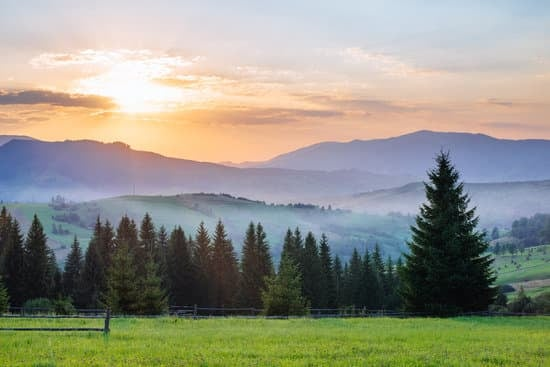
%> input picture Project/landscape.jpg, 550 x 367 px
$ octave --eval "result = triangle_bead_mosaic(imread('landscape.jpg'));"   (GNU Octave 9; MATLAB toolbox functions it lacks are replaced by stand-ins)
%> lines starting %> are read from the running program, lines starting %| are printed output that depends on the picture
### Project/set_defaults.m

function s = set_defaults(s, varargin)
for i=1:2:numel(varargin)
    k = varargin{i};
    v = varargin{i+1};
    if ~isfield(s,k)
        s.(k) = v;
    end
end
end

### Project/read_any_image.m

function I = read_any_image(imgIn)
if ischar(imgIn) || isstring(imgIn)
    I = imread(imgIn);
else
    I = imgIn;
end
if size(I,3)==1
    I = repmat(I,1,1,3);
end
end

### Project/im2double_safe.m

function I = im2double_safe(I)
% im2double utan IPT
if isa(I,'double')
    return;
end
if isa(I,'uint8')
    I = double(I)/255;
elseif isa(I,'uint16')
    I = double(I)/65535;
else
    I = double(I);
    mx = max(I(:));
    if mx > 1
        I = I / mx;
    end
end
end

### Project/imresize_safe.m

function J = imresize_safe(I, arg)
% imresize_safe: använder imresize om det finns, annars interp2-resize.
% arg kan vara skalfaktor (scalar) eller [newH newW].

if exist('imresize','file') == 2
    if isscalar(arg)
        J = imresize(I, arg, "bicubic");
    else
        J = imresize(I, arg, "bicubic");
    end
    return;
end

I = im2double_safe(I);
[H,W,C] = size(I);

if isscalar(arg)
    newH = max(1, round(H*arg));
    newW = max(1, round(W*arg));
else
    newH = arg(1); newW = arg(2);
end

[xq,yq] = meshgrid(linspace(1,W,newW), linspace(1,H,newH));
[x,y]   = meshgrid(1:W, 1:H);

J = zeros(newH,newW,C);
for c=1:C
    J(:,:,c) = interp2(x,y,I(:,:,c),xq,yq,'linear',0);
end
J = min(max(J,0),1);
end

### Project/rgb2lab_safe.m

function Lab = rgb2lab_safe(RGB)
% Fallback om rgb2lab (Image Processing Toolbox) saknas.
if exist('rgb2lab','file') == 2
    Lab = rgb2lab(RGB);
    return;
end

RGB = im2double_safe(RGB);
RGB = srgb2linear(RGB);

M = [0.4124564 0.3575761 0.1804375;
     0.2126729 0.7151522 0.0721750;
     0.0193339 0.1191920 0.9503041];

isNx3 = ismatrix(RGB) && size(RGB,2)==3 && ndims(RGB)==2;
if isNx3
    XYZ = RGB * M.';
else
    XYZ = reshape(RGB,[],3) * M.';
end

Xn = 0.95047; Yn = 1.00000; Zn = 1.08883;
x = XYZ(:,1)/Xn; y = XYZ(:,2)/Yn; z = XYZ(:,3)/Zn;

f = @(t) ((t > (6/29)^3).*t.^(1/3) + (t <= (6/29)^3).*(t/(3*(6/29)^2) + 4/29));
fx = f(x); fy = f(y); fz = f(z);

L = 116*fy - 16;
a = 500*(fx - fy);
b = 200*(fy - fz);

LabN = [L a b];
if isNx3
    Lab = LabN;
else
    Lab = reshape(LabN, size(RGB,1), size(RGB,2), 3);
end
end

% [7 lines left out: function srgb2linear, not called in this run]

### Project/make_global_palette_fps.m

function paletteLab = make_global_palette_fps(N, poolSize, seed)
% Global palett som täcker färgrymden (greedy farthest-point sampling) i Lab.

rng(seed);
RGB = rand(poolSize,3);
LAB = rgb2lab_safe(RGB);

% Start: slumpad punkt
paletteLab = LAB(randi(poolSize),:);

% Håll minsta kvadrerade avståndet till nuvarande palett för varje punkt
minD2 = lab_min_dist2(LAB, paletteLab(1,:));

for k = 2:N
    % välj punkten som maximerar minsta avståndet
    [~, i] = max(minD2);
    paletteLab = [paletteLab; LAB(i,:)]; %#ok<AGROW>

    % uppdatera minD2 med avstånd till den nya punkten
    d2new = lab_min_dist2(LAB, paletteLab(end,:));
    minD2 = min(minD2, d2new);
end
end

function d2 = lab_min_dist2(LAB, p)
dL = LAB(:,1) - p(1);
da = LAB(:,2) - p(2);
db = LAB(:,3) - p(3);
d2 = dL.^2 + da.^2 + db.^2;
end

### Project/render_triangle_mosaic.m

function [outRGB, idxMap] = render_triangle_mosaic(Ilab, paletteLab, side)
[H,W,~] = size(Ilab);
outRGB = zeros(H,W,3);
idxMap = zeros(H,W);

h  = side*sqrt(3)/2;
dx = side/2;
nY = ceil(H/h);
nX = ceil(W/dx);

paletteRGB = lab2rgb_safe(paletteLab);

for iy = 1:nY
    y0 = (iy-1)*h;
    for ix = 1:nX
        x0 = (ix-1)*dx;

        up = mod(ix+iy,2)==0;
        % Triangel-vertices
        vx = [x0, x0+side/2, x0+side] + 1;
        if up
            vy = [y0+h, y0, y0+h] + 1;
        else
            vy = [y0, y0+h, y0] + 1;
        end

        % Centroid (medel av hörn)
        cx = round(mean(vx));
        cy = round(mean(vy));

        if cx < 1 || cx > W || cy < 1 || cy > H
            continue;
        end

        lab = squeeze(Ilab(cy,cx,:))';  % 1x3

        dL = paletteLab(:,1) - lab(1);
        da = paletteLab(:,2) - lab(2);
        db = paletteLab(:,3) - lab(3);
        dE2 = dL.^2 + da.^2 + db.^2;
        [~, idx] = min(dE2);

        % Rita triangeln genom att fylla en bounding box och testa barycentriskt
        xmin = max(1, floor(min(vx))); xmax = min(W, ceil(max(vx)));
        ymin = max(1, floor(min(vy))); ymax = min(H, ceil(max(vy)));

        [Xg,Yg] = meshgrid(xmin:xmax, ymin:ymax);
        mask = pointInTri(Xg, Yg, vx, vy);

        for c = 1:3
            tmp = outRGB(ymin:ymax, xmin:xmax, c);
            tmp(mask) = paletteRGB(idx,c);
            outRGB(ymin:ymax, xmin:xmax, c) = tmp;
        end
        tmpI = idxMap(ymin:ymax, xmin:xmax);
        tmpI(mask) = idx;
        idxMap(ymin:ymax, xmin:xmax) = tmpI;
    end
end

outRGB = min(max(outRGB,0),1);
end

% [13 lines left out: function pointInTri, not called in this run]

### Project/lab2rgb_safe.m

function RGB = lab2rgb_safe(Lab)
% Fallback om lab2rgb (Image Processing Toolbox) saknas.
if exist('lab2rgb','file') == 2
    RGB = lab2rgb(Lab);
    return;
end

isNx3 = ismatrix(Lab) && size(Lab,2)==3 && ndims(Lab)==2;
if isNx3
    L = Lab(:,1); a = Lab(:,2); b = Lab(:,3);
else
    L = Lab(:,:,1); a = Lab(:,:,2); b = Lab(:,:,3);
    L = L(:); a = a(:); b = b(:);
end

fy = (L + 16)/116;
fx = fy + a/500;
fz = fy - b/200;

finv = @(t) ((t > 6/29).*t.^3 + (t <= 6/29).*(3*(6/29)^2*(t - 4/29)));
x = finv(fx); y = finv(fy); z = finv(fz);

Xn = 0.95047; Yn = 1.00000; Zn = 1.08883;
X = x*Xn; Y = y*Yn; Z = z*Zn;

Minv = [ 3.2404542 -1.5371385 -0.4985314;
        -0.9692660  1.8760108  0.0415560;
         0.0556434 -0.2040259  1.0572252];

RGBlin = [X Y Z] * Minv.';
RGB = linear2srgb(RGBlin);
RGB = min(max(RGB,0),1);

if isNx3
    % keep Nx3
else
    sz = size(Lab);
    H = sz(1); W = sz(2);
    RGB = reshape(RGB, H, W, 3);
end
end

% [7 lines left out: function linear2srgb, not called in this run]

### Project/triangle_bead_mosaic.m

function out = triangle_bead_mosaic(imgIn, opts)
if nargin < 2, opts = struct(); end
opts = set_defaults(opts, ...
    "Wout", 1200, ...
    "minW", 600, "maxW", 3000, ...
    "side", 18, ...
    "paletteN", 100, ...
    "paletteMode", "global", ...
    "paletteSeed", 1, ...
    "globalPoolSize", 50000);

I = read_any_image(imgIn);
%> in read_any_image, I is the input picture: size 367x550x3 uint8; mean R, G, B 148.1, 148.2, 134.9
I = im2double_safe(I);

% --- scale rules ---
[H,W,~] = size(I);
if W > opts.maxW
    I = imresize_safe(I, opts.maxW/W);
elseif W < opts.minW
    warning("Image enlarged – quality may decrease");
    I = imresize_safe(I, opts.minW/W);
end

% --- set final output width ---
[H,W,~] = size(I);
if W ~= opts.Wout
    newH = round(H * (opts.Wout / W));
    I = imresize_safe(I, [newH opts.Wout]);
end

Ilab = rgb2lab_safe(I);

% --- build palette ---
switch lower(string(opts.paletteMode))
    case "global"
        paletteLab = make_global_palette_fps(opts.paletteN, opts.globalPoolSize, opts.paletteSeed);
    case "image"
        error("paletteMode='image' kräver kmeans (Statistics Toolbox). Använd 'global' på din MATLAB.");
    otherwise
        error("Unknown paletteMode: %s", string(opts.paletteMode));
end

[mosaicRGB, idxMap] = render_triangle_mosaic(Ilab, paletteLab, opts.side);

out.mosaicRGB  = mosaicRGB;
out.paletteLab = paletteLab;
out.indexMap   = idxMap;
end
%> in rgb2lab_safe, `Lab = rgb2lab(RGB);`: Lab: size 802x1200x3 double; mean of channels 1, 2, 3 60.1, -1.6, 6.9
%> after the loop in render_triangle_mosaic, `for iy = 1:nY`:
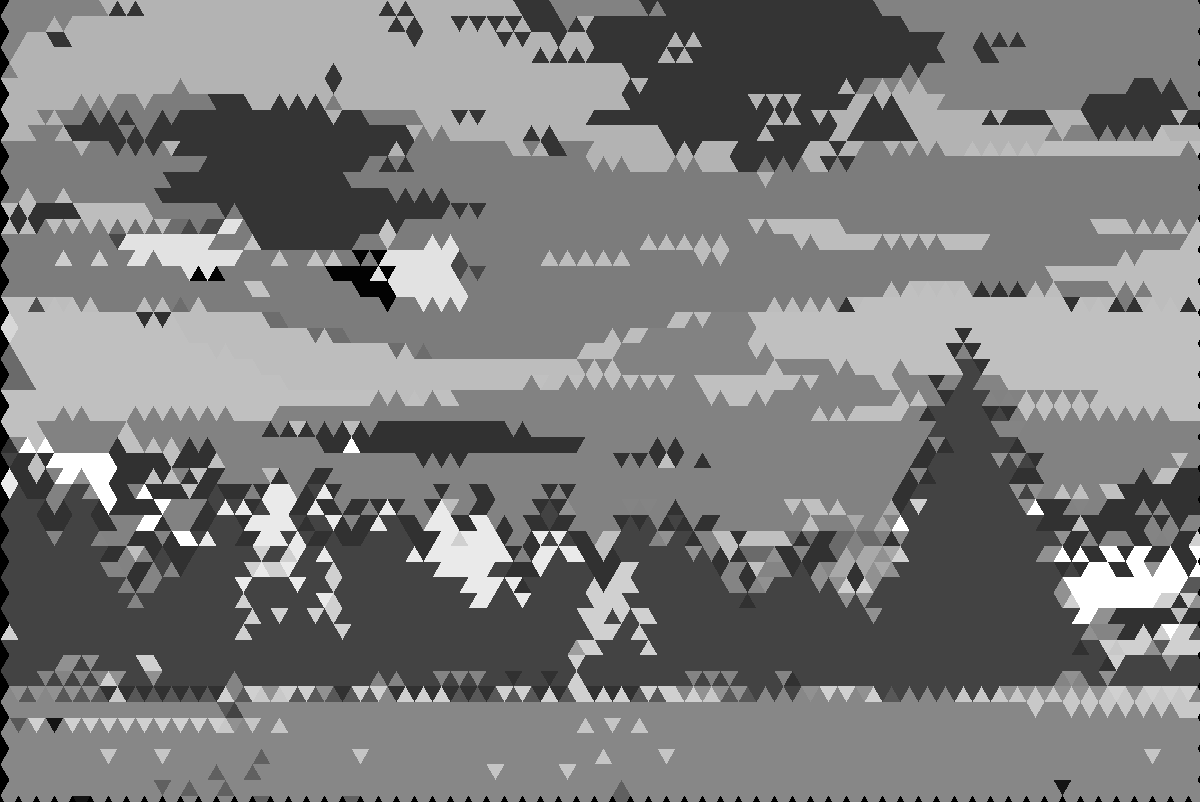
%> idxMap: size 802x1200 double; min 0, max 98, mean 47.7; drawn with min black and max white
%> after the loop in render_triangle_mosaic, `for iy = 1:nY`:
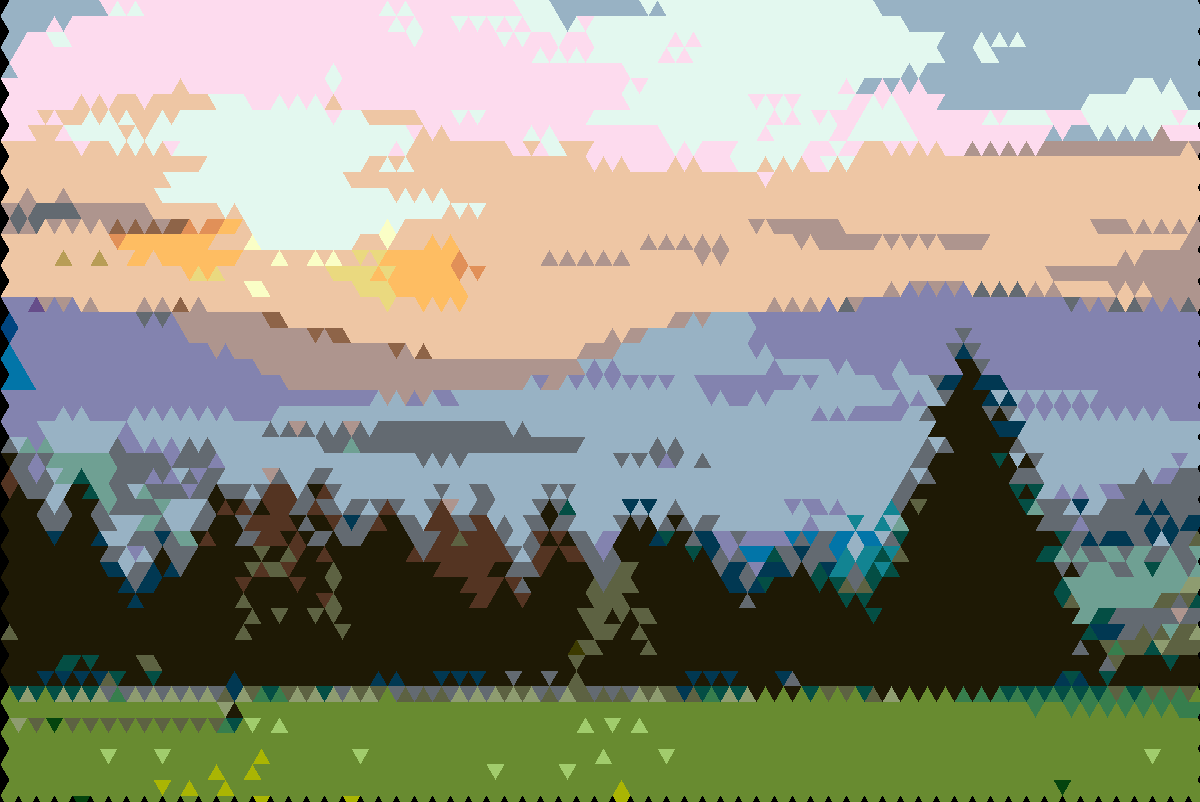
%> outRGB: size 802x1200x3 double; mean R, G, B 0.574, 0.579, 0.52
%> after the loop in render_triangle_mosaic, `for iy = 1:nY`: vy = [811.6 796 811.6]
